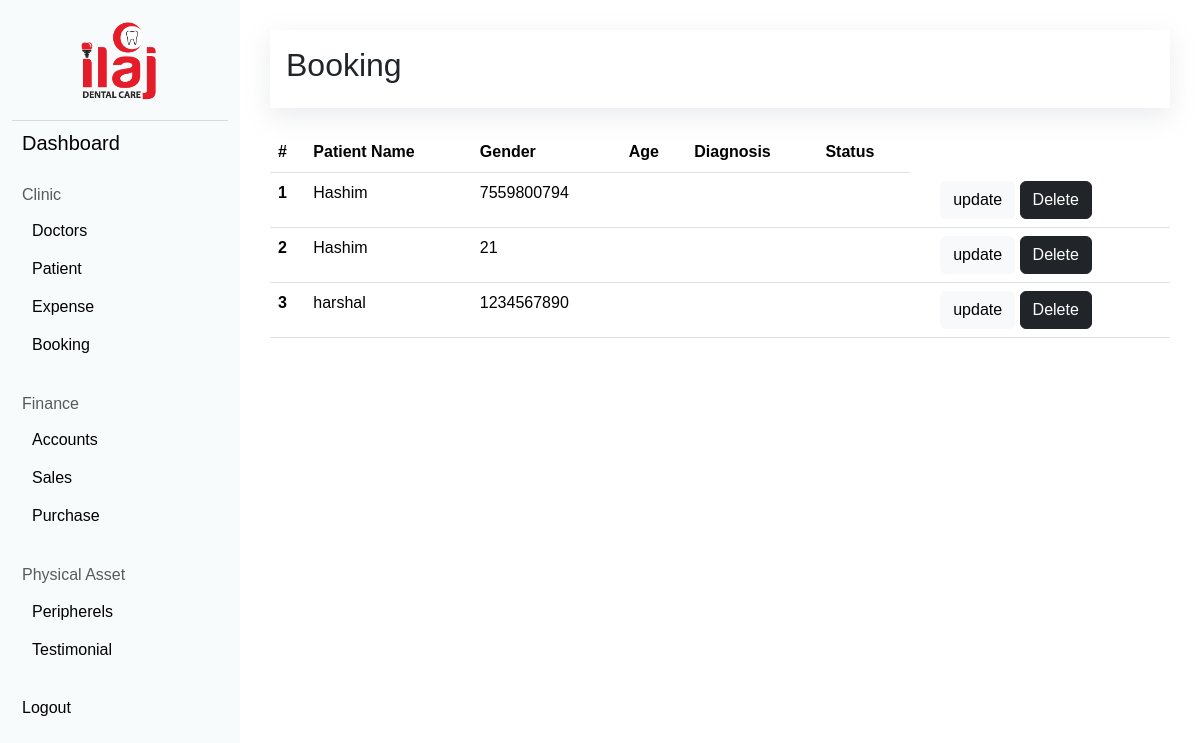
The app's page /dashboard/booking/, older data.
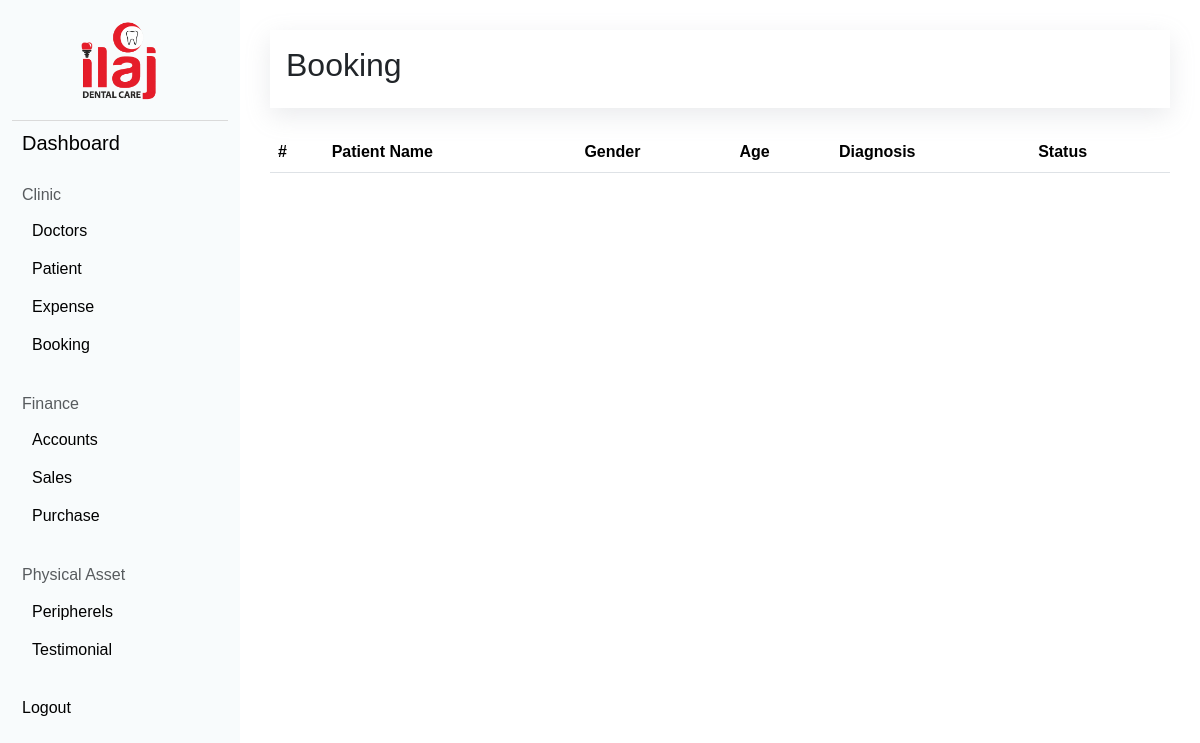
The same page, newer data.
### home/models.py (models this page shows)
class Booking(models.Model):
    p_name=models.CharField(max_length=255)
    p_age=models.IntegerField(default=0)
    p_phone=models.CharField(max_length=10)
    doc_name=models.ForeignKey(Doctors,on_delete=models.CASCADE)
    booking_date=models.DateField()
    booked_on=models.DateField(auto_now=True)

### home/views.py (the view)
# urls.py: path('dashboard/booking/',dashboardbooking,name='dashboardbooking'),
def dashboardbooking(request):
    dict_bookingdash={
        'booking':Booking.objects.all()
    }
    return render(request,'dashboardbooking.html',dict_bookingdash)

### templates/dashboardbooking.html (shortened to what this page needs)
{% extends 'dashboardbase.html' %}
 {% block right_heading %}
 <h2>Booking</h2>
            {% endblock %}
 {% block content %}
<div class="table-items">
  <table class="table">
    <thead>
      <tr>
        <th scope="col">#</th>
        <th scope="col">Patient Name</th>
        <th scope="col">Gender</th>
        <th scope="col">Age</th>
        <th scope="col">Diagnosis</th>
        <th scope="col">Status</th>
      </tr>
    </thead>
    <tbody>
      {%for b in booking %}
      <tr>
        <th scope="row">{{forloop.counter}}</th>
        <td>{{b.p_name}}</td>
        <td>{{b.p_phone}}</td>
        <td>{{b.P_email}}</td>
        <td>{{b.P_email}}</td>
        <td>{{b.P_email}}</td>
        <td>{{b.P_email}}</td>
        <td>
          <button
            type="button"
            class="btn btn-light"
            data-bs-toggle="modal"
            data-bs-target="#exampleModal"
          >
            update
          </button>
          <button
            type="button"
            class="btn btn-dark"
            data-bs-toggle="modal"
            data-bs-target="#staticBackdrop"
          >
            Delete
          </button>
        </td>
      </tr>
      {% endfor %}
    </tbody>
  </table>
</div>
{% endblock %}

Row changes from the older to the newer data that the page shows:
removed Booking: p_name "Hashim", p_phone "7559800794"
removed Booking: p_name "Hashim", p_phone "21"
removed Booking: p_name "harshal", p_phone "1234567890"
